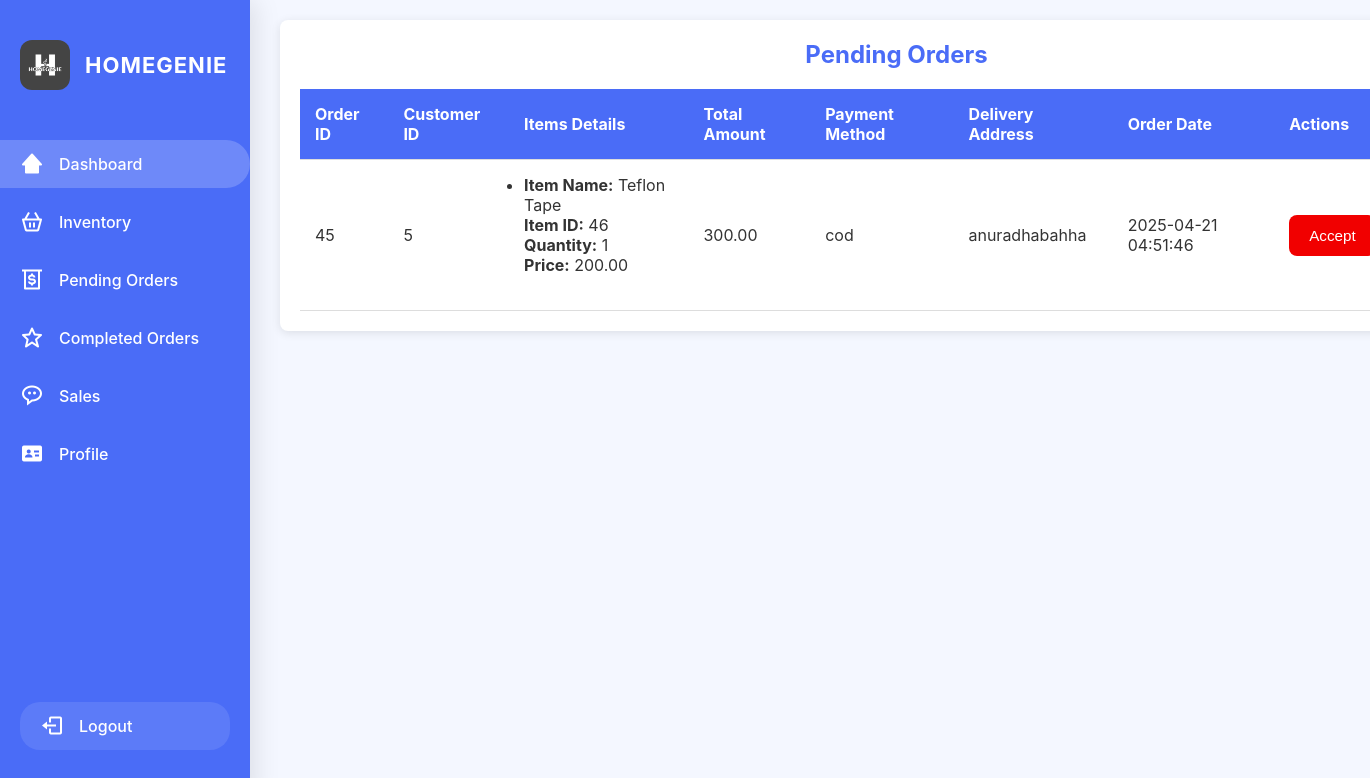
The page /SupplierController/pendingOrders (signed in) on the database its author committed.
### tables this page shows
CREATE TABLE `sales_orders` (
  `id` int(11) NOT NULL,
  `customer_id` int(11) NOT NULL,
  `total_amount` decimal(10,2) NOT NULL,
  `payment_method` varchar(20) NOT NULL,
  `delivery_address` text NOT NULL,
  `created_at` timestamp NOT NULL DEFAULT current_timestamp(),
  `supplier_id` int(11) NOT NULL,
  `status` enum('Pending','Accepted','Completed','Cancelled') NOT NULL DEFAULT 'Pending'
);

CREATE TABLE `inventory` (
  `item_id` int(11) NOT NULL,
  `item_name` varchar(100) NOT NULL,
  `description` text DEFAULT NULL,
  `quantity` int(11) NOT NULL,
  `selling_price` decimal(10,2) NOT NULL,
  `category` varchar(50) NOT NULL,
  `added_date` date NOT NULL,
  `image_path` longblob DEFAULT NULL,
  `user_id` int(11) DEFAULT NULL
);

CREATE TABLE `sales_items` (
  `id` int(11) NOT NULL,
  `sale_id` int(11) NOT NULL,
  `item_id` int(11) NOT NULL,
  `quantity` int(11) NOT NULL,
  `price` decimal(10,2) NOT NULL,
  `created_at` timestamp NOT NULL DEFAULT current_timestamp(),
  `supplier_id` int(11) NOT NULL,
  `status` enum('Pending','Accepted','Completed','Cancelled') NOT NULL DEFAULT 'Pending'
);

### app/controllers/SupplierController.php (called while the page is built, shortened)
<?php
require_once '../app/models/SupplierModel.php';
class SupplierController extends Controller {
    private $SupplierModel;
    public function __construct() {
        $this->SupplierModel = $this->model('SupplierModel');
    }
    public function pendingOrders()
{
    $loggedUserId = $_SESSION['user_id'] ?? null;
    $pendingOrders = $this->SupplierModel->getPendingOrders($loggedUserId);
    $orders = [];
    foreach ($pendingOrders as $row) {
        $orderId = $row->order_id;
        if (!isset($orders[$orderId])) {
            $orders[$orderId] = (object)[
                'order_id' => $row->order_id,
                'customer_id' => $row->customer_id,
                'total_amount' => $row->total_amount,
                'payment_method' => $row->payment_method,
                'delivery_address' => $row->delivery_address,
                'created_at' => $row->created_at,
                'customer_name' => $row->customer_name,
                'contact_number' => $row->contact_number,
                'email' => $row->email,
                'items' => []
            ];
        }
        $orders[$orderId]->items[] = (object)[
            'item_id' => $row->item_id,
            'item_name' => $row->item_name,
            'quantity' => $row->quantity,
            'price' => $row->price
        ];
    }
    $data = [
        'pendingOrders' => array_values($orders)
    ];
    $this->view('supplier/admin/pendingOrders/pendingOrders', $data);
}
}

### app/libraries/Core.php (called while the page is built, shortened)
<?php
class Core {
    protected $currentMethod = 'index';
    public function __construct() {
        $url = $this->getURL();
        if (isset($url[0]) && file_exists('../app/controllers/' . ucwords($url[0]) . '.php')) {
            unset($url[0]);
        }
        $this->currentController = new $this->currentController;
        if (isset($url[1]) && method_exists($this->currentController, $url[1])) {
            $this->currentMethod = $url[1];
            unset($url[1]);
        }
        $this->params = $url ? array_values($url) : [];
        call_user_func_array([$this->currentController, $this->currentMethod], $this->params);
    }
    public function getURL() {
        if (isset($_GET['url'])) {
            $url = rtrim($_GET['url'], '/');
            $url = filter_var($url, FILTER_SANITIZE_URL);
            return explode('/', $url);
        }
        return [];
    }
}

### public/index.php (called while the page is built, shortened)
<?php
   $init = new Core();
?>

### app/libraries/Database.php (called while the page is built, shortened)
<?php
class Database{
    private $host = DB_HOST;
    private $user = DB_USER;
    private $password = DB_PASSWORD;
    private $dbname = DB_NAME;
    private $dbh;
    private $statement;
    public function __construct(){
        $dsn = 'mysql:host='.$this->host.';dbname='.$this->dbname;
        $options = array(
            PDO::ATTR_PERSISTENT => true,
            PDO::ATTR_ERRMODE => PDO::ERRMODE_EXCEPTION
        );
        try {
            $this->dbh = new PDO($dsn, $this->user, $this->password, $options);
        } catch (PDOException $e) {
            $this->error = $e->getMessage();
            echo $this->error;
        }
    }
    public function query($sql){
        $this->statement = $this->dbh->prepare($sql);
    }
    public function bind($param, $value, $type = null){
        if (is_null($type)) {
            switch (true) {
                case is_int($value):
                    $type = PDO::PARAM_INT;
                    break;
            }
        }
        $this->statement->bindValue($param, $value, $type);
    }
    public function execute(){
        return $this->statement->execute();
    }
    public function resultSet(){
        $this->execute();
        return $this->statement->fetchAll(PDO::FETCH_OBJ);
    }
}

### app/models/SupplierModel.php (called while the page is built, shortened)
<?php
class SupplierModel {
    private $db;
    public function __construct() {
        $this->db = new Database();
    }
    public function getPendingOrders($supplierId)
{
    $this->db->query(
        "SELECT
            so.id AS order_id,
            so.customer_id,
            so.total_amount,
            so.payment_method,
            so.delivery_address,
            so.created_at,
            si.item_id,
            si.quantity,
            si.price,
            i.item_name, -- Include the item name from the inventory table
            u.first_name AS customer_name,
            u.contact_number,
            u.email
         FROM
            sales_orders so
         JOIN
            sales_items si ON so.id = si.sale_id
         JOIN
            inventory i ON si.item_id = i.item_id -- Join with inventory table to get item details
         JOIN
            users u ON so.customer_id = u.user_id
         WHERE
            so.supplier_id = :supplier_id AND si.status = 'Pending'
         ORDER BY
            so.created_at DESC"
    );
    $this->db->bind(':supplier_id', $supplierId);
    return $this->db->resultSet() ?? [];
}
}

### app/views/supplier/admin/pendingOrders/pendingOrders.php (the view, shortened to what this page needs)
<!DOCTYPE html>
<html lang="en">
<head>
    <link rel="stylesheet" href="<?php echo URLROOT; ?>/public/css/supplierPendingOrders.css">
</head>
<body>
<?php require APPROOT . '/views/supplier/admin/sidebar.php'; ?>
<div class="payments-container">
    <h2>Pending Orders</h2>
    <table>
        <thead>
            <tr>
                <th>Order ID</th>
                <th>Customer ID</th>
                <th>Items Details</th>
                <th>Total Amount</th>
                <th>Payment Method</th>
                <th>Delivery Address</th>
                <th>Order Date</th>
                <th>Actions</th>
            </tr>
        </thead>
        <tbody>
        <?php if (!empty($data['pendingOrders'])): ?>
            <?php foreach ($data['pendingOrders'] as $order): ?>
                <tr>
                    <td><?php echo $order->order_id; ?></td>
                    <td><?php echo $order->customer_id; ?></td>
                    <td>
                        <?php if (!empty($order->items) && is_array($order->items)): ?>
                            <ul>
                                <?php foreach ($order->items as $item): ?>
                                    <li>
                                        <strong>Item Name:</strong> <?php echo $item->item_name; ?><br>
                                        <strong>Item ID:</strong> <?php echo $item->item_id; ?><br>
                                        <strong>Quantity:</strong> <?php echo $item->quantity; ?><br>
                                        <strong>Price:</strong> <?php echo $item->price; ?><br><br>
                                    </li>
                                <?php endforeach; ?>
                            </ul>
                        <?php else: ?>
                            <p>No items found.</p>
                        <?php endif; ?>
                    </td>
                    <td><?php echo $order->total_amount; ?></td>
                    <td><?php echo $order->payment_method; ?></td>
                    <td><?php echo $order->delivery_address; ?></td>
                    <td><?php echo $order->created_at; ?></td>
                    <td>
                        <div class="action-buttons">
                            <form action="<?php echo URLROOT; ?>/SupplierController/updateOrderStatus" method="POST">
                                <button type="submit" class="accept-btn">Accept</button>
                            </form>
                        </div>
                    </td>
                </tr>
            <?php endforeach; ?>
        <?php else: ?>
            <tr>
                <td colspan="8" style="text-align: center;">No pending orders available.</td>
            </tr>
        <?php endif; ?>
        </tbody>
    </table>
</div>
</body>
</html>

### public/css/supplierPendingOrders.css (style rules this page uses)
:root { --primary-color: #4a6cf7; --secondary-color: #6a7aff; --background-color: #f4f7ff; --text-color: #ffffff; --button-hover-color: #3a5bf1; --border-radius: 8px; }
body { font-family: "Arial", sans-serif; background-color: var(--background-color); margin: 0; padding: 0; }
h2 { color: var(--primary-color); text-align: center; margin-bottom: 20px; }
.payments-container { width: 90%; max-width: 1400px; margin: 20px auto; background-color: white; padding: 20px; border-radius: var(--border-radius); box-shadow: 0 2px 10px rgba(0, 0, 0, 0.1); margin-left: 280px; }
table { width: 100%; border-collapse: collapse; margin-top: 20px; }
th, td { padding: 15px; text-align: left; border-bottom: 1px solid #ddd; }
th { background-color: var(--primary-color); color: white; }
td { background-color: #fff; color: var(--text-color); }
.action-buttons { display: flex; gap: 15px; }
.action-buttons button { padding: 12px 20px; border: none; border-radius: var(--border-radius); font-size: 0.95rem; cursor: pointer; transition: background-color 0.3s ease; }
.accept-btn { background-color: rgb(241, 0, 0); color: white; }

### public/css/supplierSidebar.css (style rules this page uses)
:root { --primary-color: #4a6cf7; --secondary-color: #4a6cf7; --background-color: #f4f7ff; --sidebar-background: #ffffff; --text-color: #333; --hover-color: rgba(74, 108, 247, 0.1); }
* { margin: 0; padding: 0; box-sizing: border-box; transition: all 0.3s ease; }
body { font-family: 'Inter', sans-serif; background-color: var(--background-color); }

### rows shown on the page
sales_orders: id "45", customer "5", inventory.item_name "Teflon Tape", sales_items.item_id "46", sales_items.quantity "1", sales_items.price "200.00", total_amount "300.00", payment_method "cod", delivery_address "anuradhabahha", created_at "2025-04-21 04:51:46"
